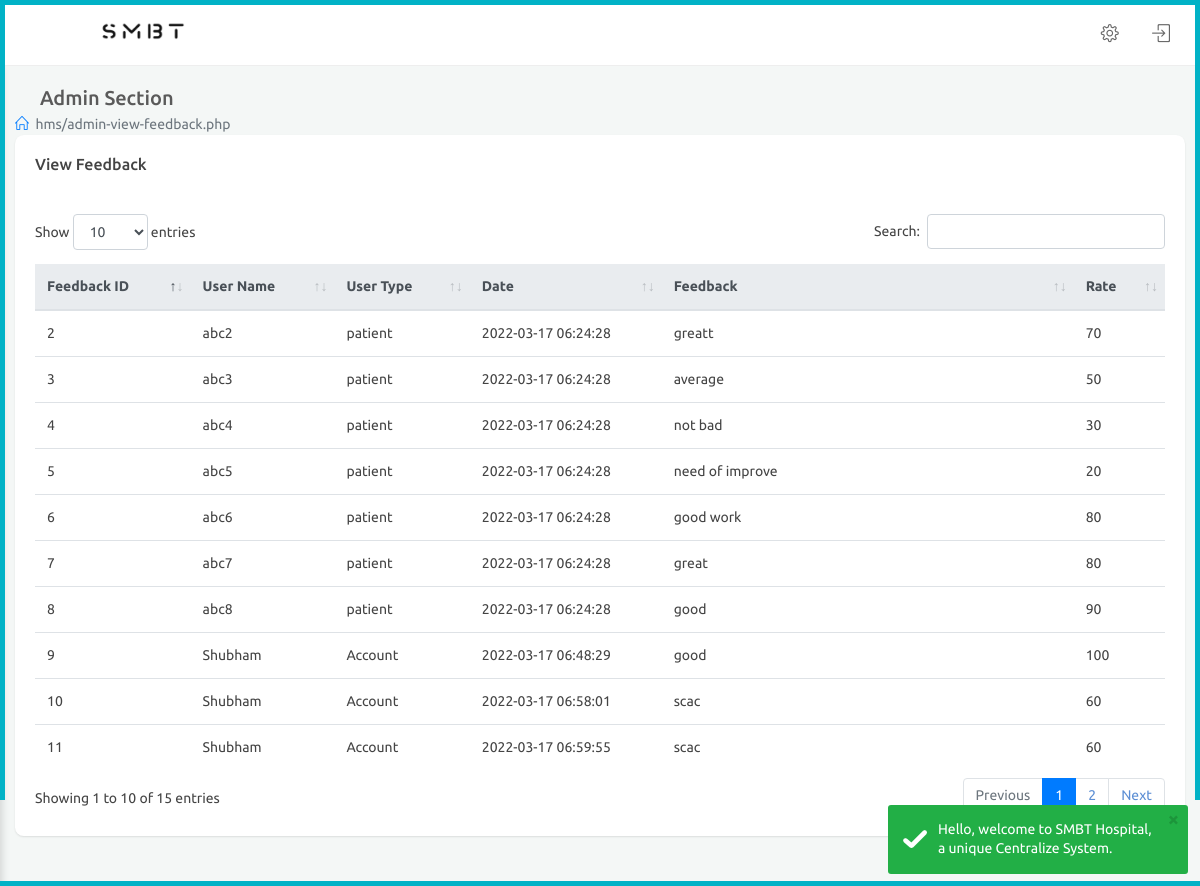
The app's page /admin-view-feedback.php (signed in) with its own data.
### tables this page shows
CREATE TABLE `feedback` (
  `fid` int NOT NULL AUTO_INCREMENT,
  `name` varchar(45) DEFAULT NULL,
  `feedbacks` varchar(200) DEFAULT NULL,
  `user` varchar(45) DEFAULT NULL,
  `rate` int DEFAULT '50',
  `date` timestamp NULL DEFAULT CURRENT_TIMESTAMP,
  PRIMARY KEY (`fid`),
  UNIQUE KEY `fid_UNIQUE` (`fid`)
);

### admin-view-feedback.php (the view)
<?php
  include("include/admin-header.php");
  ?>
            <div class="row clearfix">
                <div class="col-lg-12">
                    <div class="card">
                        <div class="header">
                            <h2>View Feedback</h2>
                        </div>
                        <div class="body">
                            <div class="table-responsive ">
                                <table class="table m-b-0 table table-hover js-basic-example dataTable table-custom">
                                    <thead class="thead-light">
                                        <tr>
                                            <th>Feedback ID</th>
                                            <th>User Name</th>
                                            <th>User Type</th>
                                            <th>Date</th>
                                            <th>Feedback</th>
                                            <th>Rate</th>
                                        </tr>
                                    </thead>
                                    <tbody>
                                        <?php
                                        $result7= mysqli_query($conn,"SELECT * FROM hospital.feedback");
                                                while($row7=mysqli_fetch_assoc($result7)){
                                                echo"<tr>
                                                <td>". $row7['fid'] ."</td>
                                                <td>". $row7['name'] ."</td>
                                                <td>". $row7['user'] ."</td>
                                                <td>". $row7['date'] ." </td>
                                                <td>". $row7['feedbacks'] ."</td>
                                                <td>". $row7['rate'] ."</td>
                                                </tr>";
                                                }
                                        ?>
                                    </tbody>
                                </table>
                            </div>
                        </div>
                    </div>
                </div>
            </div>
<?php
  include("include/admin-footer.php");
  ?>

### include/admin-header.php (shortened to what this page needs)
<?php
    $currentPage= $_SERVER['SCRIPT_NAME'];
    $currentPage = substr($currentPage, 1);
?>
<!DOCTYPE html>
<html lang="en">
    <head>
        <link rel="stylesheet" href=" assets/vendor/bootstrap/css/bootstrap.min.css ">
        <link rel="stylesheet" href=" assets/vendor/font-awesome/css/font-awesome.min.css ">
        <link rel="stylesheet" href=" assets/vendor/chartist/css/chartist.min.css ">
        <link rel="stylesheet" href=" assets/vendor/chartist-plugin-tooltip/chartist-plugin-tooltip.css ">
        <link rel="stylesheet" href=" assets/vendor/toastr/toastr.min.css ">
        <link rel="stylesheet" href=" assets/vendor/bootstrap-multiselect/bootstrap-multiselect.css ">
        <link rel="stylesheet" href=" assets/vendor/bootstrap-colorpicker/css/bootstrap-colorpicker.css " />
        <link rel="stylesheet" href=" assets/vendor/multi-select/css/multi-select.css ">
        <link rel="stylesheet" href=" assets/vendor/jquery-datatable/dataTables.bootstrap4.min.css ">
        <link rel="stylesheet" href=" assets/vendor/jquery-datatable/fixedeader/dataTables.fixedcolumns.bootstrap4.min.css ">
        <link rel="stylesheet" href=" assets/vendor/jquery-datatable/fixedeader/dataTables.fixedheader.bootstrap4.min.css ">
        <link rel="stylesheet" href=" assets/vendor/jquery-steps/jquery.steps.css ">
        <link rel="stylesheet" href=" assets/vendor/parsleyjs/css/parsley.css ">
        <link rel="stylesheet" href=" assets/vendor/fullcalendar/fullcalendar.min.css ">
        <link rel="stylesheet" href=" assets/css/main.css ">
        <link rel="stylesheet" href=" assets/css/chatapp.css ">
        <link rel="stylesheet" href=" assets/css/color_skins.css ">
    </head>
<body class="theme-cyan" background=" assets/images/image-gallery/back.jpg  ">
    <div id="wrapper">
        <nav class="navbar navbar-fixed-top">
                <div class="container-fluid">
                    <div class="navbar-btn">
                        <button type="button" class="btn-toggle-offcanvas"><i class="lnr lnr-menu fa fa-bars"></i></button>
                    </div>
                    <div class="navbar-brand">
                        <a href=""><img src=" assets/images/logo.png " alt="Lucid Logo" class="img-responsive logo" ></a>
                    </div>
                    <div class="navbar-right">
                        <div id="navbar-menu">
                            <ul class="nav navbar-nav">
                                <li class="dropdown">
                                    <a href="javascript:void(0);" class="dropdown-toggle icon-menu" data-toggle="dropdown"><i class="icon-settings"></i></a>
                                </li>
                                <li>
                                    <a href="home-logout.php" class="icon-menu"><i class="icon-login"></i></a>
                                </li>
                            </ul>
                        </div>
                    </div>
                </div>
            </nav>
        <div id="main-content" class="profilepage_2" >
            <div class="container-fluid">
                <div class="block-header">
                    <div class="row">
                    <div class="col-lg-6 col-md-8 col-sm-12">
                        <h2><a href="javascript:void(0);" class="btn btn-xs btn-link btn-toggle-fullwidth"><i class="fa fa-arrow-left"></i></a>Admin Section</h2>
                        <ul class="breadcrumb">
                            <li class="breadcrumb"><a href="admin-dashboard.php"><i class="icon-home"></i></a></li>
                            <li class="breadcrumb-item active"><?php echo $currentPage;?></li>
                        </ul>
                    </div>
                </div>

### include/admin-footer.php (shortened to what this page needs)
            </div>
        </div>
    </div>
</body>
</html>

### assets/css/chatapp.css (style rules this page uses)
.clearfix:after { visibility:hidden;display:block;font-size:0;content:" ";clear:both;height:0 }

### assets/css/color_skins.css (style rules this page uses)
.theme-cyan:before,.theme-cyan:after { background:#01b2c6 }
.theme-cyan #wrapper:before,.theme-cyan #wrapper:after { background:#01b2c6 }

### records on screen
feedback: fid "2", name "abc2", user "patient", date "2022-03-17 06:24:28", feedbacks "greatt", rate "70"
feedback: fid "3", name "abc3", user "patient", date "2022-03-17 06:24:28", feedbacks "average", rate "50"
feedback: fid "4", name "abc4", user "patient", date "2022-03-17 06:24:28", feedbacks "not bad", rate "30"
feedback: fid "5", name "abc5", user "patient", date "2022-03-17 06:24:28", feedbacks "need of improve", rate "20"
feedback: fid "6", name "abc6", user "patient", date "2022-03-17 06:24:28", feedbacks "good work", rate "80"
feedback: fid "7", name "abc7", user "patient", date "2022-03-17 06:24:28", feedbacks "great", rate "80"
feedback: fid "8", name "abc8", user "patient", date "2022-03-17 06:24:28", feedbacks "good", rate "90"
feedback: fid "9", name "Shubham", user "Account", date "2022-03-17 06:48:29", feedbacks "good", rate "100"
feedback: fid "10", name "Shubham", user "Account", date "2022-03-17 06:58:01", feedbacks "scac", rate "60"
feedback: fid "11", name "Shubham", user "Account", date "2022-03-17 06:59:55", feedbacks "scac", rate "60"

### other values on screen
$currentPage "hms/admin-view-feedback.php"
